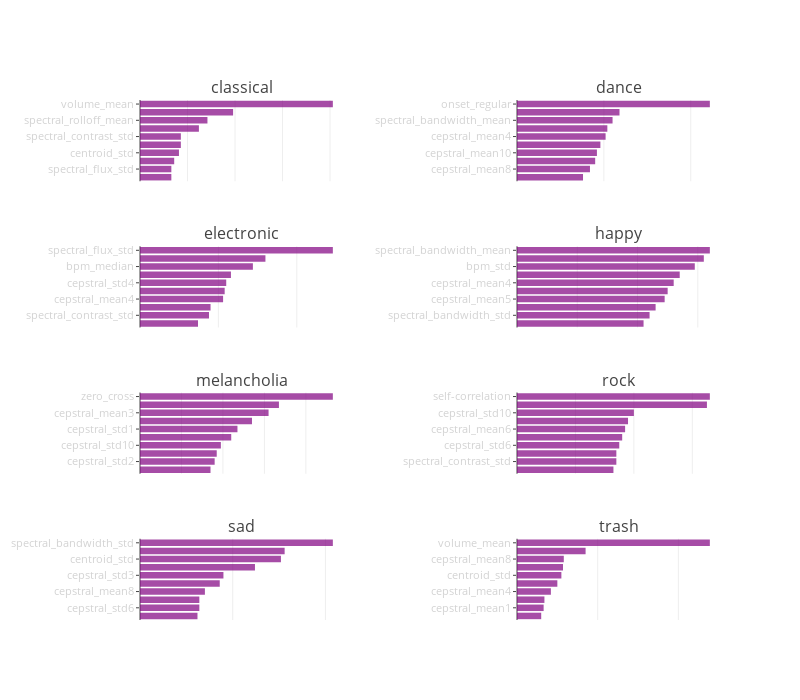

Notebook source saved alongside this figure:
### Code cell
def add_bar(fig, x, y, n_row, n_col):
    global chart_count

    data = go.Bar(
            x=y,
            y=x,
            name="",
            marker = dict(color='purple'),
            opacity=0.7,
            orientation="h"
    )
    fig.append_trace(data, (chart_count // n_col) + 1, (chart_count % n_col) + 1)
    fig['layout']['yaxis{0}'.format(chart_count+1)].update(ticklen=3, autorange='reversed')
    fig['layout']['yaxis{0}'.format(chart_count+1)]['tickfont'].update(size=11,
                                                                       color="lightgrey")
    fig['layout']['xaxis{0}'.format(chart_count+1)].update(showticklabels=False)
    fig['layout']['margin'].update(l=140)
    chart_count += 1

def draw_bars():
    n_row = len(cnames)//2
    n_col = 2
    n_charts = n_row * n_col

    fig = tools.make_subplots(rows=n_row, cols=n_col, print_grid=False,horizontal_spacing = 0.3,
                              subplot_titles=[fn_pure(x) for x in cnames])

    for j in range(len(imp)):
        x1 = [fn_pure(x[0]) for x in imp[j]]
        x2 = [x[1] for x in imp[j]]
        add_bar(fig, x1, x2, n_row, n_col)

    fig['layout'].update(height=700, width=800, showlegend=False)

    py.iplot(fig, show_link=False)
  
chart_count = 0
draw_bars()

### Figure 1 — Plotly figure (JSON) as saved in the notebook; plotly's stock layout.template omitted (floating-point values rounded to 4 significant figures)
{"data": [{"marker": {"color": "purple"}, "name": "", "opacity": 0.7, "orientation": "h", "type": "bar", "x": [0.203, 0.098, 0.071, 0.062, 0.043, 0.043, 0.041, 0.036, 0.033, 0.033], "xaxis": "x1", "y": ["volume_mean", "spectral_bandwidth_mean", "spectral_rolloff_mean", "zero_cross", "spectral_contrast_std", "spectral_bandwidth_std", "centroid_std", "cepstral_mean3", "spectral_flux_std", "spectral_rolloff_std"], "yaxis": "y1"}, {"marker": {"color": "purple"}, "name": "", "opacity": 0.7, "orientation": "h", "type": "bar", "x": [0.111, 0.059, 0.055, 0.052, 0.051, 0.048, 0.046, 0.045, 0.042, 0.038], "xaxis": "x2", "y": ["onset_regular", "cepstral_mean6", "spectral_bandwidth_mean", "bpm_std", "cepstral_mean4", "cepstral_mean3", "cepstral_mean10", "spectral_contrast_std", "cepstral_mean8", "cepstral_mean1"], "yaxis": "y2"}, {"marker": {"color": "purple"}, "name": "", "opacity": 0.7, "orientation": "h", "type": "bar", "x": [0.123, 0.08, 0.072, 0.058, 0.055, 0.054, 0.053, 0.045, 0.044, 0.037], "xaxis": "x3", "y": ["spectral_flux_std", "self-correlation", "bpm_median", "cepstral_std8", "cepstral_std4", "cepstral_std10", "cepstral_mean4", "cepstral_mean10", "spectral_contrast_std", "cepstral_mean2"], "yaxis": "y3"}, {"marker": {"color": "purple"}, "name": "", "opacity": 0.7, "orientation": "h", "type": "bar", "x": [0.064, 0.062, 0.059, 0.054, 0.052, 0.05, 0.049, 0.046, 0.044, 0.042], "xaxis": "x4", "y": ["spectral_bandwidth_mean", "onset_regular", "bpm_std", "cepstral_mean9", "cepstral_mean4", "cepstral_std7", "cepstral_mean5", "cepstral_mean8", "spectral_bandwidth_std", "self-correlation"], "yaxis": "y4"}, {"marker": {"color": "purple"}, "name": "", "opacity": 0.7, "orientation": "h", "type": "bar", "x": [0.093, 0.067, 0.062, 0.054, 0.047, 0.044, 0.039, 0.037, 0.036, 0.034], "xaxis": "x5", "y": ["zero_cross", "spectral_bandwidth_std", "cepstral_mean3", "cepstral_mean2", "cepstral_std1", "cepstral_mean7", "cepstral_std10", "cepstral_mean5", "cepstral_std2", "onset_regular"], "yaxis": "y5"}, {"marker": {"color": "purple"}, "name": "", "opacity": 0.7, "orientation": "h", "type": "bar", "x": [0.066, 0.065, 0.04, 0.038, 0.037, 0.036, 0.035, 0.034, 0.034, 0.033], "xaxis": "x6", "y": ["self-correlation", "cepstral_mean4", "cepstral_std10", "cepstral_mean3", "cepstral_mean6", "zero_cross", "cepstral_std6", "onset_regular", "spectral_contrast_std", "centroid_mean"], "yaxis": "y6"}, {"marker": {"color": "purple"}, "name": "", "opacity": 0.7, "orientation": "h", "type": "bar", "x": [0.104, 0.078, 0.076, 0.062, 0.045, 0.043, 0.035, 0.032, 0.032, 0.031], "xaxis": "x7", "y": ["spectral_bandwidth_std", "spectral_rolloff_std", "centroid_std", "bpm_median", "cepstral_std3", "cepstral_mean5", "cepstral_mean8", "cepstral_std2", "cepstral_std6", "centroid_mean"], "yaxis": "y7"}, {"marker": {"color": "purple"}, "name": "", "opacity": 0.7, "orientation": "h", "type": "bar", "x": [0.239, 0.085, 0.058, 0.057, 0.055, 0.05, 0.042, 0.034, 0.033, 0.03], "xaxis": "x8", "y": ["volume_mean", "cepstral_std1", "cepstral_mean8", "cepstral_mean9", "centroid_std", "spectral_rolloff_mean", "cepstral_mean4", "onset_strength_std", "cepstral_mean1", "onset_strength_mean"], "yaxis": "y8"}], "layout": {"annotations": [{"font": {"size": 16}, "showarrow": false, "text": "classical", "x": 0.175, "xanchor": "center", "xref": "paper", "y": 1, "yanchor": "bottom", "yref": "paper"}, {"font": {"size": 16}, "showarrow": false, "text": "dance", "x": 0.825, "xanchor": "center", "xref": "paper", "y": 1, "yanchor": "bottom", "yref": "paper"}, {"font": {"size": 16}, "showarrow": false, "text": "electronic", "x": 0.175, "xanchor": "center", "xref": "paper", "y": 0.7188, "yanchor": "bottom", "yref": "paper"}, {"font": {"size": 16}, "showarrow": false, "text": "happy", "x": 0.825, "xanchor": "center", "xref": "paper", "y": 0.7188, "yanchor": "bottom", "yref": "paper"}, {"font": {"size": 16}, "showarrow": false, "text": "melancholia", "x": 0.175, "xanchor": "center", "xref": "paper", "y": 0.4375, "yanchor": "bottom", "yref": "paper"}, {"font": {"size": 16}, "showarrow": false, "text": "rock", "x": 0.825, "xanchor": "center", "xref": "paper", "y": 0.4375, "yanchor": "bottom", "yref": "paper"}, {"font": {"size": 16}, "showarrow": false, "text": "sad", "x": 0.175, "xanchor": "center", "xref": "paper", "y": 0.1562, "yanchor": "bottom", "yref": "paper"}, {"font": {"size": 16}, "showarrow": false, "text": "trash", "x": 0.825, "xanchor": "center", "xref": "paper", "y": 0.1562, "yanchor": "bottom", "yref": "paper"}], "height": 700, "margin": {"l": 140}, "showlegend": false, "width": 800, "xaxis1": {"anchor": "y1", "domain": [0, 0.35], "showticklabels": false}, "xaxis2": {"anchor": "y2", "domain": [0.65, 1.0], "showticklabels": false}, "xaxis3": {"anchor": "y3", "domain": [0, 0.35], "showticklabels": false}, "xaxis4": {"anchor": "y4", "domain": [0.65, 1.0], "showticklabels": false}, "xaxis5": {"anchor": "y5", "domain": [0, 0.35], "showticklabels": false}, "xaxis6": {"anchor": "y6", "domain": [0.65, 1.0], "showticklabels": false}, "xaxis7": {"anchor": "y7", "domain": [0, 0.35], "showticklabels": false}, "xaxis8": {"anchor": "y8", "domain": [0.65, 1.0], "showticklabels": false}, "yaxis1": {"anchor": "x1", "autorange": "reversed", "domain": [0.8438, 1], "tickfont": {"color": "lightgrey", "size": 11}, "ticklen": 3}, "yaxis2": {"anchor": "x2", "autorange": "reversed", "domain": [0.8438, 1], "tickfont": {"color": "lightgrey", "size": 11}, "ticklen": 3}, "yaxis3": {"anchor": "x3", "autorange": "reversed", "domain": [0.5625, 0.7188], "tickfont": {"color": "lightgrey", "size": 11}, "ticklen": 3}, "yaxis4": {"anchor": "x4", "autorange": "reversed", "domain": [0.5625, 0.7188], "tickfont": {"color": "lightgrey", "size": 11}, "ticklen": 3}, "yaxis5": {"anchor": "x5", "autorange": "reversed", "domain": [0.2812, 0.4375], "tickfont": {"color": "lightgrey", "size": 11}, "ticklen": 3}, "yaxis6": {"anchor": "x6", "autorange": "reversed", "domain": [0.2812, 0.4375], "tickfont": {"color": "lightgrey", "size": 11}, "ticklen": 3}, "yaxis7": {"anchor": "x7", "autorange": "reversed", "domain": [0, 0.1562], "tickfont": {"color": "lightgrey", "size": 11}, "ticklen": 3}, "yaxis8": {"anchor": "x8", "autorange": "reversed", "domain": [0, 0.1562], "tickfont": {"color": "lightgrey", "size": 11}, "ticklen": 3}}}
